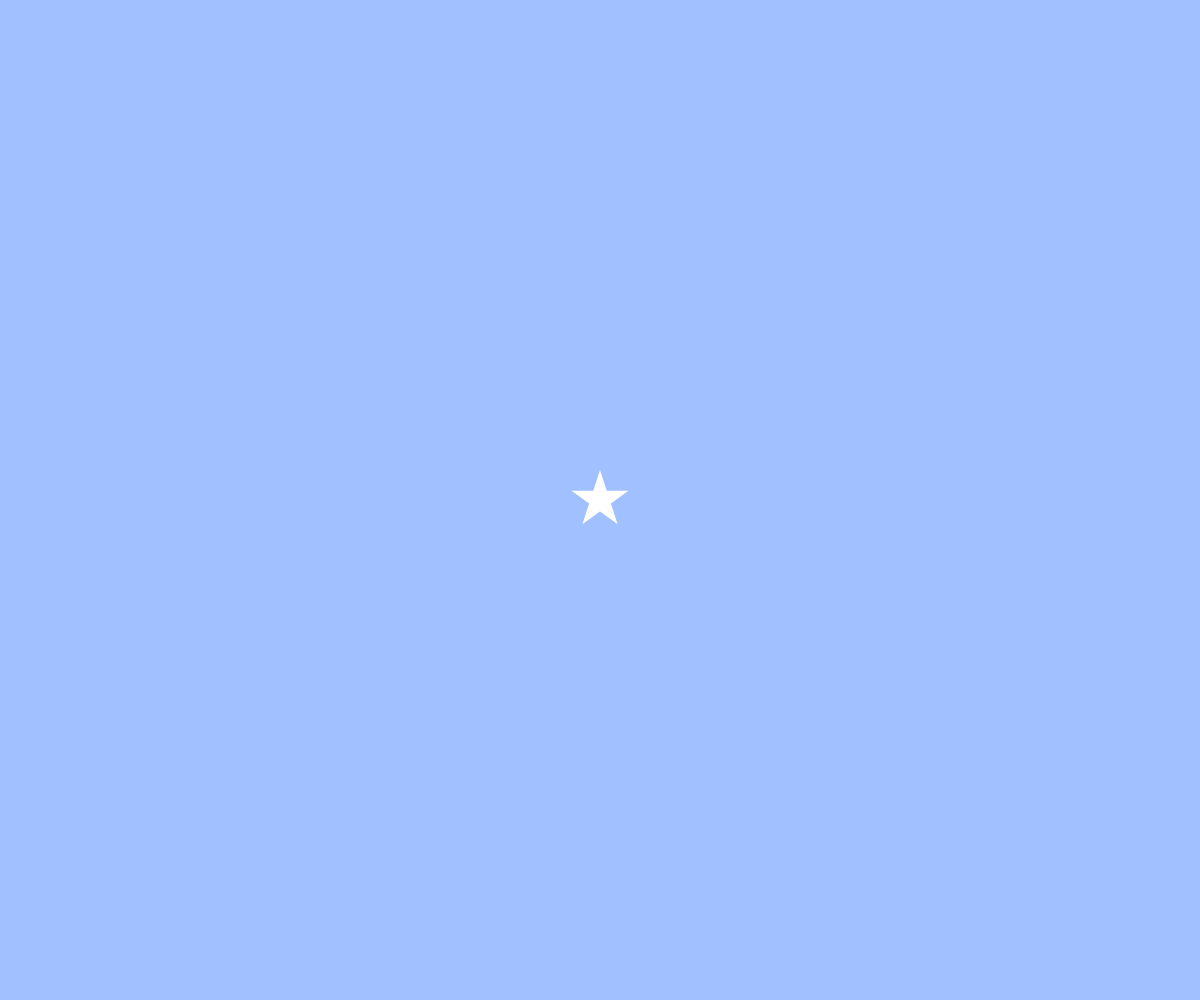
Frame 1 (no input)
Frame 60 (no input): blank canvas, image omitted
Frame 120 (the mouse pressed at the canvas centre since frame 60): blank canvas, image omitted

The p5.js sketch that drew this single still picture (run headless with seeded random() and noise() and a simulated clock; from frame 60 on, the mouse is pressed at the canvas centre):

// p5.js sketch
// ── sketch.js
// テキスト「アニメーション」
let x, y, vx, vy, angle;

function setup(){
  createCanvas(windowWidth, windowHeight);
  x = width / 2;
  y = height / 2;
  vx = 10;
  vy = 10;
  angle = 0
}

function draw(){
  background(160, 192, 255);
  noStroke();
  star(x,y,30,angle);
  angle += 0.1
  x += vx;
  y += vy;
}

function mouseClicked(){
  x=mouseX;
  y=mouseY;
  // BLANK[2] (hint: 作った star 関数を使います)


// 端の処理パターン (1) 反対側から出てくる
  if(x > width){ x = 0; }
  else if(x < 0){ x = width; }
  if(y > height){ y = 0; }
  if(y < 0){ y = height; }
 }



function star(cx, cy, r, angle){
  beginShape();
  for(var i = 0; i < 20; i++){
    var theta = TWO_PI * i * 2 / 5 - HALF_PI;
    theta = theta + angle;
    // BLANK[1] (hint: angle 分だけ星を回転させるには？)
    var x = cx + cos(theta) * r;
    var y = cy + sin(theta) * r;
    vertex(x,y);
  }
  endShape(CLOSE);
}

function windowResized(){
  resizeCanvas(windowWidth, windowHeight);
}
